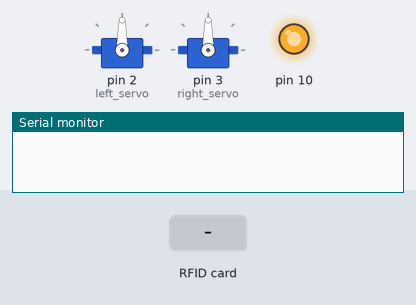
Bench run of a sketch on a simulated Arduino Uno, built with avr-gcc and run on an emulated ATmega328P. Parts: 2 × servo, output pins drawn as LEDs (lit = HIGH), the last lines printed to the serial monitor. The inputs (shaded band) are chosen by the test bench.

Above: at 1.2 s.
1.3 s: RFID card 14 42 71 92 12 82 03 held to the reader
At 3.0 s:
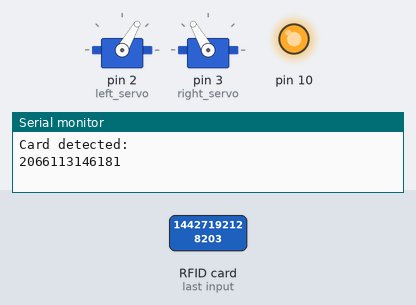
Timing chart, 0 to 4.5 s (numbered marks = the images above; inputs shaded):
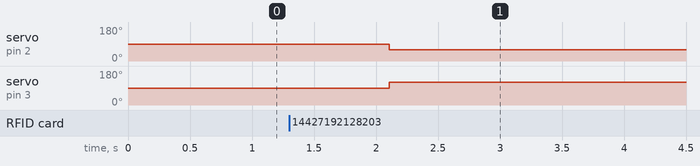

Measured:
- after the input at 1.3 s, servo on pin 2 (left_servo): 90° → 60° after 0.81 s; servo on pin 3 (right_servo): 90° → 120° after 0.81 s

The sketch:

RFID_Face.ino
```cpp
/*
PINOUT:
RC522 MODULE    Uno/Nano     MEGA
SDA             D10          D9
SCK             D13          D52
MOSI            D11          D51
MISO            D12          D50
IRQ             N/A          N/A
GND             GND          GND
RST             D9           D8
3.3V            3.3V         3.3V
*/
/* Include the standard Arduino SPI library */
#include <SPI.h>
/* Include the RFID library */
#include <RFID.h>
#include <Servo.h>

Servo left_servo;  // create servo object to control a servo
// twelve servo objects can be created on most boards
Servo right_servo;

int pos = 0;    // variable to store the servo position
bool like = false;

/* Define the DIO used for the SDA (SS) and RST (reset) pins. */
#define SDA_DIO 9
#define RESET_DIO 8
/* Create an instance of the RFID library */
RFID RC522(SDA_DIO, RESET_DIO);
String CARD_ONE = "14427192128203";
String CARD_TWO = "80858812239";
String cardID;

void setup()
{
  Serial.begin(9600);
  /* Enable the SPI interface */
  SPI.begin();
  /* Initialise the RFID reader */
  RC522.init();
  left_servo.attach(2);  // attaches the servo on pin 9 to the servo object
  right_servo.attach(3);
}

void loop()
{
  /* Has a card been detected? */
  if (RC522.isCard())
  {
    /* If so then get its serial number */
    RC522.readCardSerial();
    Serial.println("Card detected:");

    for(int i=0;i<5;i++)
    {
      cardID += RC522.serNum[i];

      //Serial.print(RC522.serNum[i],HEX); //to print card detail in Hexa Decimal format
    }
    Serial.print(cardID);

    if(cardID == CARD_ONE)
    {
      like = true;
    }
    else if(cardID == CARD_TWO)
    {
      like = false;
    }

    if(like)
    {
      left_servo.write(0);              // tell servo to go to position in variable 'pos'
      right_servo.write(180);
      delay(20);
    }
    else
    {
      left_servo.write(60);              // tell servo to go to position in variable 'pos'
      right_servo.write(120);
      delay(20);
    }
    cardID = "";
    Serial.println();
    Serial.println();
  }
  delay(1000);
}
```
